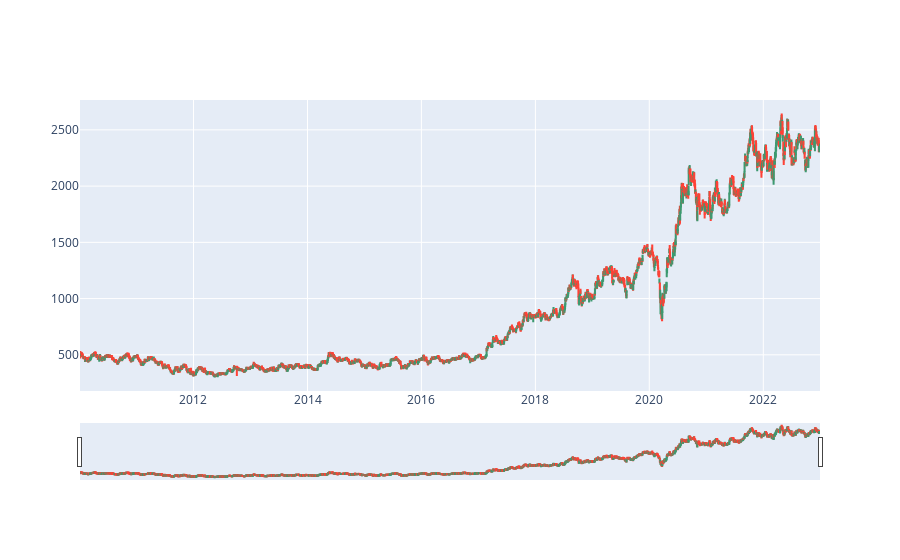

Notebook code for this chart:
### Code cell
# Candlestick visualisation for Reliance 
candlestick_viz(reliance)

### Figure 1 — Plotly figure (JSON) as saved in the notebook; plotly's stock layout.template omitted (floating-point values rounded to 4 significant figures; data arrays with more than 128 entries replaced by an {"elided": "..."} marker saying what was removed)
{"data": [{"close": {"elided": "3209 float values"}, "high": {"elided": "3209 float values"}, "low": {"elided": "3209 float values"}, "open": {"elided": "3209 float values"}, "type": "candlestick", "x": {"elided": "3209 str values"}}], "layout": {}}
